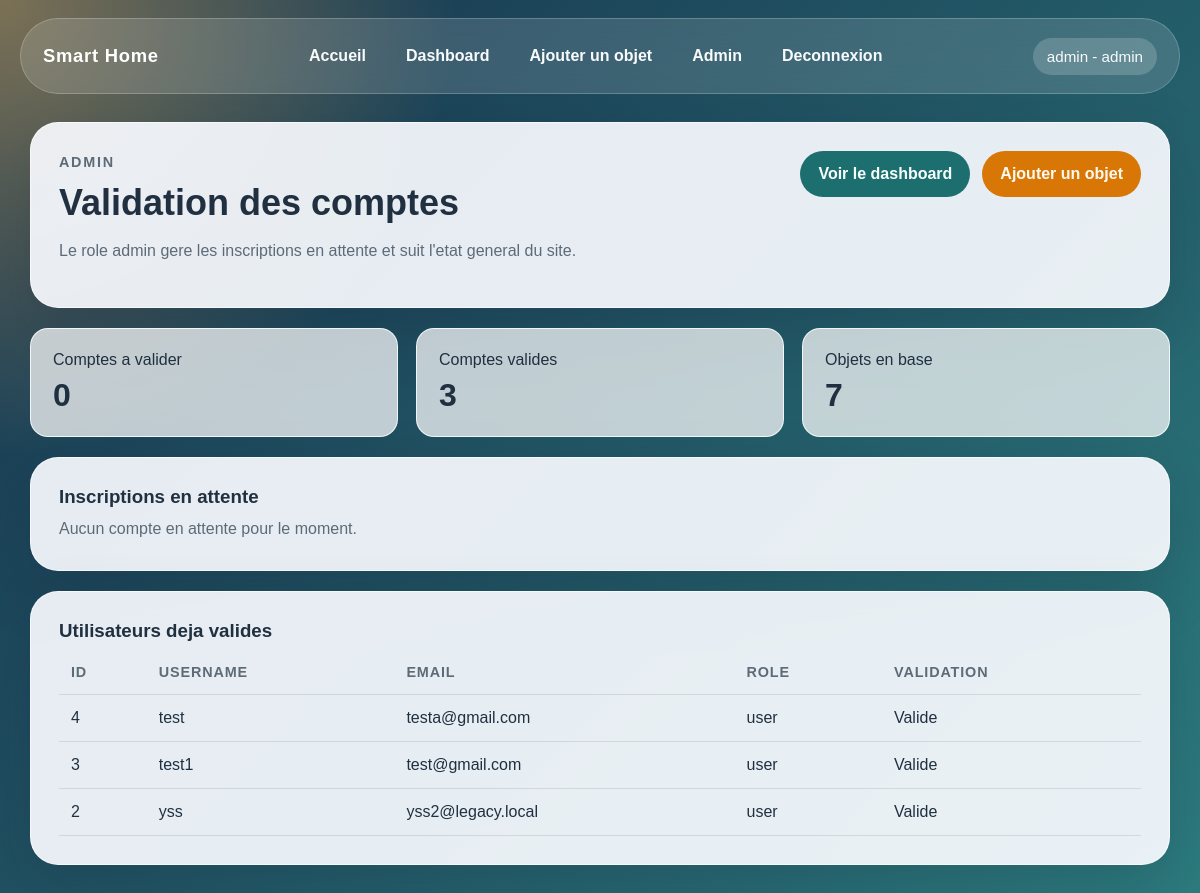
The page /admin (signed in) on the database its author committed.
### tables this page shows
CREATE TABLE users (
        id INTEGER PRIMARY KEY AUTOINCREMENT,
        username TEXT UNIQUE NOT NULL,
        password TEXT NOT NULL,
        role TEXT NOT NULL DEFAULT 'user',
        is_validated INTEGER NOT NULL DEFAULT 0
    , email TEXT);

### app.py (the view)
@app.route("/admin")
@admin_required
def admin():
    conn = get_db_connection()
    try:
        pending_users = conn.execute(
            """
            SELECT id, username, email, role, is_validated
            FROM users
            WHERE role = 'user' AND is_validated = 0
            ORDER BY id DESC
            """
        ).fetchall()
        validated_users = conn.execute(
            """
            SELECT id, username, email, role, is_validated
            FROM users
            WHERE role = 'user' AND is_validated = 1
            ORDER BY id DESC
            """
        ).fetchall()
        total_objects = conn.execute(
            "SELECT COUNT(*) AS total FROM objects"
        ).fetchone()["total"]
    finally:
        conn.close()
    return render_template(
        "admin.html",
        pending_users=pending_users,
        validated_users=validated_users,
        total_objects=total_objects,
    )

### app.py (called while the page is built)
def get_db_connection():
    conn = sqlite3.connect(DATABASE)
    conn.row_factory = sqlite3.Row
    return conn

def admin_required(view_func):
    @wraps(view_func)
    def wrapped_view(*args, **kwargs):
        if not session.get("user_id"):
            flash("Connectez-vous pour acceder a cette page.", "error")
            return redirect(url_for("login"))
        if session.get("role") != "admin":
            flash("Acces reserve a l administrateur.", "error")
            return redirect(url_for("dashboard"))
        return view_func(*args, **kwargs)
    return wrapped_view

### templates/admin.html (shortened to what this page needs)
{% extends "base.html" %}
{% block content %}
<section class="panel section-head">
    <div>
        <p class="eyebrow">Admin</p>
        <h1>Validation des comptes</h1>
        <p>Le role admin gere les inscriptions en attente et suit l'etat general du site.</p>
    </div>
    <div class="button-row">
        <a href="{{ url_for('dashboard') }}" class="btn btn-secondary">Voir le dashboard</a>
        <a href="{{ url_for('add_object') }}" class="btn btn-primary">Ajouter un objet</a>
    </div>
</section>
<section class="stats-grid">
    <article class="stat-card">
        <span>Comptes a valider</span>
        <strong>{{ pending_users|length }}</strong>
    </article>
    <article class="stat-card">
        <span>Comptes valides</span>
        <strong>{{ validated_users|length }}</strong>
    </article>
    <article class="stat-card">
        <span>Objets en base</span>
        <strong>{{ total_objects }}</strong>
    </article>
</section>
<section class="panel table-section">
    <h3 class="table-title">Inscriptions en attente</h3>
    {% if pending_users %}
        <div class="table-wrap">
            <table class="data-table">
                <thead>
                    <tr>
                        <th>ID</th>
                        <th>Username</th>
                        <th>Email</th>
                        <th>Role</th>
                        <th>Action</th>
                    </tr>
                </thead>
                <tbody>
                    {% for user in pending_users %}
                        <tr>
                            <td>{{ user.id }}</td>
                            <td>{{ user.username }}</td>
                            <td>{{ user.email }}</td>
                            <td>{{ user.role }}</td>
                            <td>
                                <form method="POST" action="{{ url_for('validate_user', user_id=user.id) }}" class="inline-form">
                                    <button type="submit" class="btn btn-success">Valider</button>
                                </form>
                            </td>
                        </tr>
                    {% endfor %}
                </tbody>
            </table>
        </div>
    {% else %}
        <p class="empty-state">Aucun compte en attente pour le moment.</p>
    {% endif %}
</section>
<section class="panel table-section">
    <h3 class="table-title">Utilisateurs deja valides</h3>
    {% if validated_users %}
        <div class="table-wrap">
            <table class="data-table">
                <thead>
                    <tr>
                        <th>ID</th>
                        <th>Username</th>
                        <th>Email</th>
                        <th>Role</th>
                        <th>Validation</th>
                    </tr>
                </thead>
                <tbody>
                    {% for user in validated_users %}
                        <tr>
                            <td>{{ user.id }}</td>
                            <td>{{ user.username }}</td>
                            <td>{{ user.email }}</td>
                            <td>{{ user.role }}</td>
                            <td>Valide</td>
                        </tr>
                    {% endfor %}
                </tbody>
            </table>
        </div>
    {% else %}
        <p class="empty-state">Aucun utilisateur valide en dehors de l'admin.</p>
    {% endif %}
</section>
{% endblock %}

### static/style.css (style rules this page uses)
:root { --bg-deep: #17324d; --bg-soft: #2d7d7f; --bg-warm: #f6bd60; --card: rgba(249, 251, 255, 0.92); --card-strong: #ffffff; --text: #203040; --muted: #5d6b78; --line: rgba(32, 48, 64, 0.12); --primary: #d97706; --primary-dark: #b45309; --secondary: #1d6f6f; --danger: #c2410c; --success: #2f855a; --shadow: 0 22px 60px rgba(15, 23, 42, 0.18); --radius-lg: 28px; --radius-md: 18px; --radius-sm: 12px; }
* { box-sizing: border-box; }
body { margin: 0; min-height: 100vh; font-family: "Trebuchet MS", "Gill Sans", sans-serif; color: var(--text); background: radial-gradient(circle at top left, rgba(246, 189, 96, 0.45), transparent 30%), radial-gradient(circle at bottom right, rgba(45, 125, 127, 0.35), transparent 28%), linear-gradient(135deg, var(--bg-deep), var(--bg-soft)); }
a { color: inherit; }
.panel { background: var(--card); border: 1px solid rgba(255, 255, 255, 0.65); border-radius: var(--radius-lg); box-shadow: var(--shadow); padding: 28px; }
.hero h1, .section-head h1, .auth-card h1, .form-panel h1 { margin: 0 0 14px; font-size: clamp(2rem, 3vw, 3.2rem); line-height: 1.05; }
.hero p, .section-head p, .auth-card p, .hint, .empty-state { color: var(--muted); line-height: 1.6; }
.eyebrow { margin: 0 0 10px; font-size: 0.9rem; font-weight: 700; text-transform: uppercase; letter-spacing: 0.12em; color: var(--secondary); }
.hero-actions, .button-row, .card-actions { display: flex; flex-wrap: wrap; gap: 12px; }
.btn { display: inline-flex; align-items: center; justify-content: center; min-height: 46px; padding: 0 18px; border: 0; border-radius: 999px; font-weight: 700; text-decoration: none; cursor: pointer; transition: transform 0.2s ease, box-shadow 0.2s ease, background 0.2s ease; }
.btn-primary { background: var(--primary); color: #fffaf0; }
.btn-secondary { background: var(--secondary); color: #f7fffe; }
.feature-grid, .stats-grid, .object-grid { display: grid; gap: 18px; }
.feature-card h3, .object-card h3, .table-title { margin: 0 0 8px; }
.stats-grid { grid-template-columns: repeat(auto-fit, minmax(180px, 1fr)); margin: 20px 0; }
.stat-card { padding: 22px; border-radius: var(--radius-md); background: rgba(255, 255, 255, 0.72); border: 1px solid rgba(255, 255, 255, 0.8); }
.stat-card strong { display: block; margin-top: 8px; font-size: 2rem; }
.section-head { display: flex; align-items: flex-start; justify-content: space-between; gap: 20px; }
.table-section { margin-top: 20px; }
.table-wrap { overflow-x: auto; }
.data-table { width: 100%; border-collapse: collapse; }
.data-table th, .data-table td { padding: 14px 12px; border-bottom: 1px solid var(--line); text-align: left; }
.data-table th { color: var(--muted); font-size: 0.9rem; text-transform: uppercase; letter-spacing: 0.06em; }
.empty-state { margin: 6px 0 0; }

### rows shown on the page
users: id "4", username "test", email "testa@gmail.com", role "user"
users: id "3", username "test1", email "test@gmail.com", role "user"
users: id "2", username "yss", email "yss2@legacy.local", role "user"

### other values the page prints
{{ session.get('username') }} "admin"
{{ pending_users|length }} "0"
{{ validated_users|length }} "3"
{{ total_objects }} "7"
